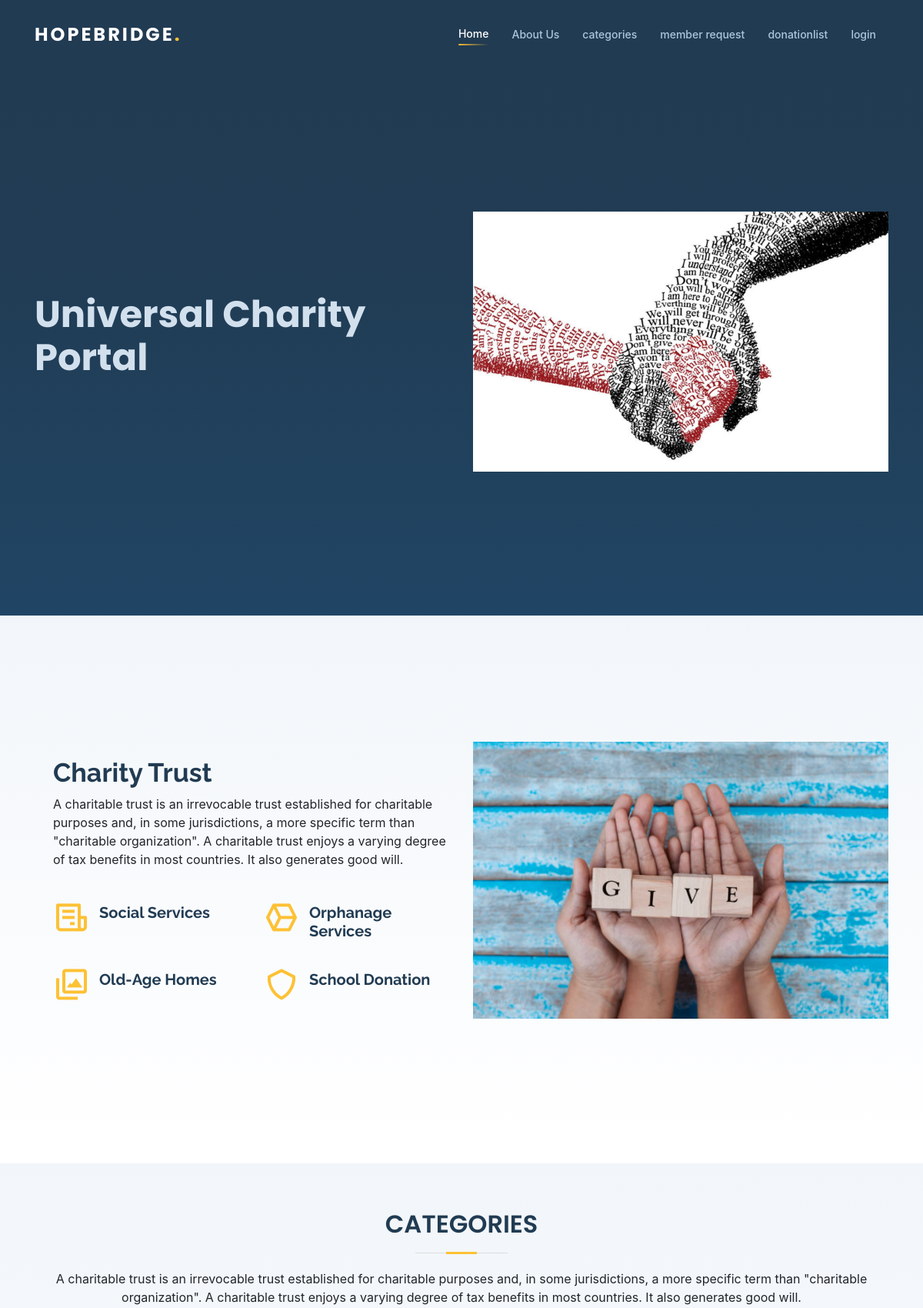
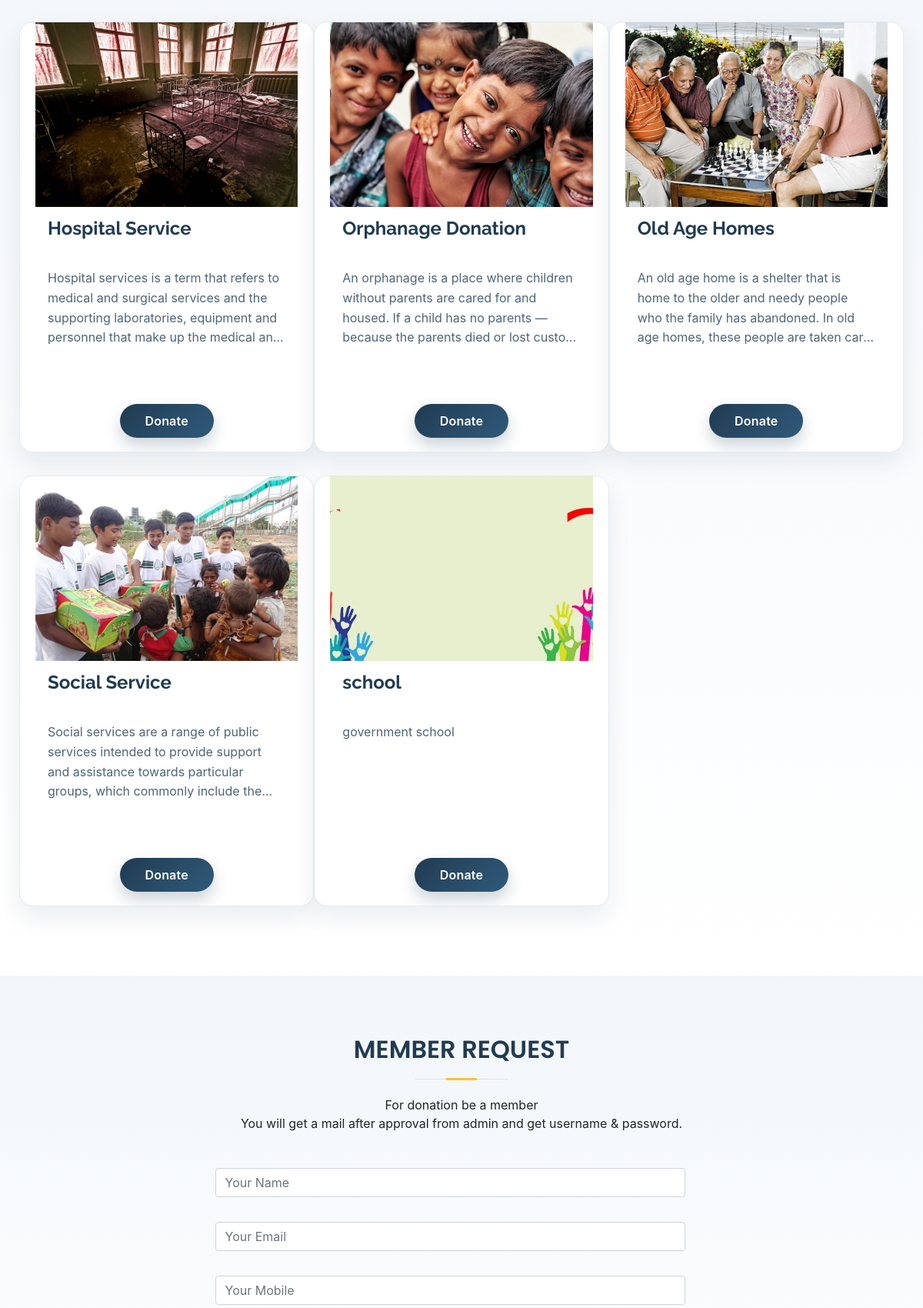
The page / (upper part) on the database its author committed (2 pictures, top to bottom).
### app1/models.py (models this page shows)
class CategoryType(models.Model):
    name=models.CharField(max_length=50,null=True,blank=True)
    description=models.TextField(null=True,blank=True)
    image=models.ImageField(upload_to='donation/')

### app1/views.py (the view, shortened to what this page needs)
# urls.py: path('',userindex,name='userindex'),
def userindex(request):
    if 'm' in request.session:
        m=request.session['m']
        del request.session['m']
    else:
        m=""
    mod=CategoryType.objects.all()
    if request.session.has_key('email'):
        model1=Registeration.objects.get(email=request.session['email'])
        date1=date.today()
        return render(request,'user/index.html',{'mod':mod,'model1':model1,'date':date1})
    else:
        date1=date.today()
        return render(request,'user/index.html',{'mod':mod,'date':date1,'m':m})

### app1/templates/user/index.html (shortened to what this page needs)
{% load static %}
<!DOCTYPE html>
<html lang="en" class="h-100">
<head>
  <link href="{% static 'asset/vendor/aos/aos.css' %}" rel="stylesheet">
  <link href="{% static 'asset/vendor/bootstrap/css/bootstrap.min.css' %}" rel="stylesheet">
  <link href="{% static 'asset/vendor/bootstrap-icons/bootstrap-icons.css' %}" rel="stylesheet">
  <link href="{% static 'asset/vendor/boxicons/css/boxicons.min.css' %}" rel="stylesheet">
  <link href="{% static 'asset/vendor/glightbox/css/glightbox.min.css' %}" rel="stylesheet">
  <link href="{% static 'asset/vendor/swiper/swiper-bundle.min.css' %}" rel="stylesheet">
  <link href="{% static 'asset/css/style.css' %}" rel="stylesheet">
</head>
<body class="h-100">
  <header id="header">
    <div class="container d-flex align-items-center justify-content-between">
      <div class="logo">
        <h1><a href="index.html">HopeBridge<span>.</span></a></h1>
      </div>
      <nav id="navbar" class="navbar">
        <ul>
          <li><a class="nav-link scrollto active" href="{% url 'userindex' %}">Home</a></li>
          <li><a class="nav-link scrollto" href="#about">About Us</a></li>
          <li><a class="nav-link scrollto" href="#portfolio">categories</a></li>
          {% if model1 %}
          {% else %}
          <li><a class="nav-link scrollto" href="#contact">member request</a></li>
          {% endif %}
          <li><a class="nav-link scrollto" href="{% url 'alldata' %}">donationlist</a></li>
          {% if request.session.email %}
          <li><a class="nav-link scrollto" href="{% url 'logout' %}">logout</a></li>
          {% else %}
          <li><a href="{% url 'login' %}" class="nav-link">login</a></li>
          {% endif%}
        </ul>
      </nav>
    </div>
  </header>
  <section id="hero" class="h-100">
    <div class="container h-100">
      <div class="row h-100 align-items-center"">
      <div class=" col-lg-6 py-5 py-lg-0 order-2 order-lg-1" data-aos="fade-right">
        <h1>Universal Charity Portal</h1>
      </div>
      <div class="col-lg-6 order-1 order-lg-2 hero-img" data-aos="fade-left">
        <img src="{% static 'asset/img/bgg.jpeg' %}" class="img-fluid" alt="">
      </div>
    </div>
    </div>
  </section>
    <section id="about" class="about section-bg h-100">
      <div class="container h-100">
        <div class="row gy-4 h-100 align-items-center">
          <div class="col-xl-6">
            <div class="content d-flex flex-column justify-content-center ps-0 ps-xl-4">
              <h3 data-aos="fade-in" data-aos-delay="100">Charity Trust</h3>
              <p data-aos="fade-in">
                A charitable trust is an irrevocable trust established for charitable purposes and, in some
                jurisdictions, a more specific term than "charitable organization". A charitable trust enjoys a varying
                degree of tax benefits in most countries. It also generates good will.
              </p>
              <div class="row gy-4 mt-3">
                <div class="col-md-6 icon-box" data-aos="fade-up">
                  <i class="bx bx-receipt"></i>
                  <h4>Social Services</h4>
                </div>
                <div class="col-md-6 icon-box" data-aos="fade-up" data-aos-delay="100">
                  <i class="bx bx-cube-alt"></i>
                  <h4>Orphanage Services</h4>
                </div>
                <div class="col-md-6 icon-box" data-aos="fade-up" data-aos-delay="200">
                  <i class="bx bx-images"></i>
                  <h4>Old-Age Homes</h4>
                </div>
                <div class="col-md-6 icon-box" data-aos="fade-up" data-aos-delay="300">
                  <i class="bx bx-shield"></i>
                  <h4>School Donation</h4>
                </div>
              </div>
            </div>
          </div>
          <div class="col-xl-6">
            <img class="w-100" src="{% static 'img/about.jpeg' %}" alt="">
          </div>
        </div>
      </div>
    </section>
    <section id="portfolio" class="portfolio section-bg">
      <div class="container">
        <div class="section-title">
          <h2 data-aos="fade-in">Categories</h2>
          <p data-aos="fade-in">A charitable trust is an irrevocable trust established for charitable purposes and, in some
            jurisdictions, a more specific term than "charitable organization". A charitable trust enjoys a varying
            degree of tax benefits in most countries. It also generates good will.</p>
        </div>
        <div class="row portfolio-container" data-aos="fade-up">
          {% for i in mod %}
          <div class="col-lg-4 col-md-6 portfolio-item filter-app">
            <img src="{{ i.image.url }}" class="img-fluid" alt="{{ i.name }}">
            <h3 class="fw-bolder my-2">{{ i.name }}</h3>
            <p class="donate-desc">{{ i.description }}</p>
            {% if model1.is_verified == True %}
            <div class="text-center">
              <a href="{% url 'donationcategory' i.id %}" class="btn btn-primary premium-cta-btn">Donate</a>
            </div>
            {% else %}
            <div class="text-center">
              <a href="{% url 'login' %}" class="btn btn-primary premium-cta-btn">Donate</a>
            </div>
            {% endif %}
          </div>
          {% endfor %}
        </div>
      </div>
    </section>
    {% if model1 %}
    {% else %}
    <section id="contact" class="contact section-bg h-100 ">
    <div class="container h-100" data-aos="fade-up">
      <div class="row h-75 justify-content-center align-items-center">
      <div class="col-12 col-md-7">
       <div class="section-title">
                <h2>Member Request</h2>
                <p>For donation be a member</p>
                <p>You will get a mail after approval from admin and get username & password.</p>
        </div>
                <form method="post" class="w-100 row ">
                    <div class="form-group mt-3">
                      <input type="text" name="name" class="form-control" id="name" placeholder="Your Name" required>
                      </div>
                    <div class="form-group mt-3">
                      <input type="email" class="form-control" name="email" id="email" placeholder="Your Email" required>
                    </div>
                  <div class="form-group mt-3">
                    <input type="tel" class="form-control" name="mobile" id="mobile" placeholder="Your Mobile" required>
                  </div>
                </form>
              </div>
      </div>
            </div>
          </section>
    {% endif %}
  <link rel="stylesheet" href="https://stackpath.bootstrapcdn.com/bootstrap/4.5.0/css/bootstrap.min.css">
</body>
</html>

### rows shown on the page
CategoryType: image (picture), name "Hospital Service", description "Hospital services is a term that refers to medical and surgical services and the supporting laboratories, equipment and personnel that make up the medical…"
CategoryType: image (picture), name "Orphanage Donation", description "An orphanage is a place where children without parents are cared for and housed. If a child has no parents — because the parents died or lost…"
CategoryType: image (picture), name "Old Age Homes", description "An old age home is a shelter that is home to the older and needy people who the family has abandoned. In old age homes, these people are taken…"
CategoryType: image (picture), name "Social Service", description "Social services are a range of public services intended to provide support and assistance towards particular groups, which commonly include…"
CategoryType: image (picture), name "school", description "government school"
